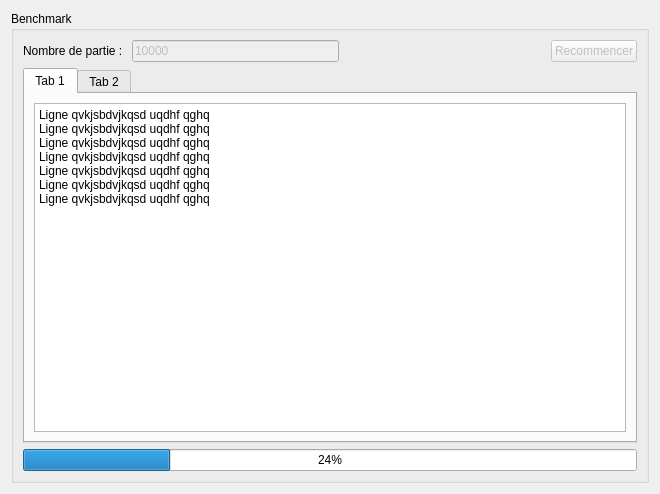
<?xml version="1.0" encoding="UTF-8"?>
<ui version="4.0">
 <class>Form</class>
 <widget class="QWidget" name="Form">
  <property name="geometry">
   <rect>
    <x>0</x>
    <y>0</y>
    <width>660</width>
    <height>494</height>
   </rect>
  </property>
  <property name="windowTitle">
   <string>Form</string>
  </property>
  <layout class="QVBoxLayout" name="verticalLayout">
   <item>
    <widget class="QGroupBox" name="groupBox">
     <property name="title">
      <string>Benchmark</string>
     </property>
     <layout class="QVBoxLayout" name="verticalLayout_2">
      <item>
       <layout class="QHBoxLayout" name="horizontalLayout">
        <item>
         <widget class="QLabel" name="label">
          <property name="text">
           <string>Nombre de partie : </string>
          </property>
         </widget>
        </item>
        <item>
         <widget class="QLineEdit" name="lineEdit">
          <property name="enabled">
           <bool>false</bool>
          </property>
          <property name="text">
           <string>10000</string>
          </property>
         </widget>
        </item>
        <item>
         <spacer name="horizontalSpacer_3">
          <property name="orientation">
           <enum>Qt::Horizontal</enum>
          </property>
          <property name="sizeHint" stdset="0">
           <size>
            <width>40</width>
            <height>20</height>
           </size>
          </property>
         </spacer>
        </item>
        <item>
         <widget class="QPushButton" name="pushButton_2">
          <property name="enabled">
           <bool>false</bool>
          </property>
          <property name="text">
           <string>Recommencer</string>
          </property>
         </widget>
        </item>
       </layout>
      </item>
      <item>
       <widget class="QTabWidget" name="tabWidget">
        <property name="enabled">
         <bool>true</bool>
        </property>
        <property name="currentIndex">
         <number>0</number>
        </property>
        <widget class="QWidget" name="tab">
         <property name="enabled">
          <bool>true</bool>
         </property>
         <attribute name="title">
          <string>Tab 1</string>
         </attribute>
         <layout class="QHBoxLayout" name="horizontalLayout_2">
          <item>
           <widget class="QPlainTextEdit" name="plainTextEdit">
            <property name="enabled">
             <bool>true</bool>
            </property>
            <property name="readOnly">
             <bool>true</bool>
            </property>
            <property name="plainText">
             <string>Ligne qvkjsbdvjkqsd uqdhf qghq 
Ligne qvkjsbdvjkqsd uqdhf qghq 
Ligne qvkjsbdvjkqsd uqdhf qghq 
Ligne qvkjsbdvjkqsd uqdhf qghq 
Ligne qvkjsbdvjkqsd uqdhf qghq 
Ligne qvkjsbdvjkqsd uqdhf qghq 
Ligne qvkjsbdvjkqsd uqdhf qghq
</string>
            </property>
            <property name="overwriteMode">
             <bool>false</bool>
            </property>
           </widget>
          </item>
         </layout>
        </widget>
        <widget class="QWidget" name="tab_2">
         <attribute name="title">
          <string>Tab 2</string>
         </attribute>
        </widget>
       </widget>
      </item>
      <item>
       <widget class="QProgressBar" name="progressBar">
        <property name="value">
         <number>24</number>
        </property>
       </widget>
      </item>
     </layout>
    </widget>
   </item>
  </layout>
 </widget>
 <resources/>
 <connections/>
</ui>
